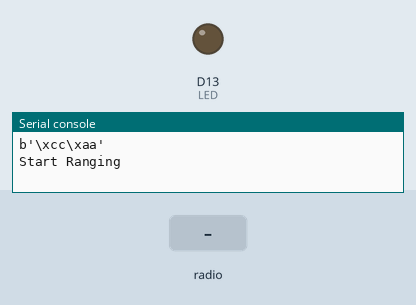
A program run on a simulated CircuitPython board. Parts: output pins drawn as LEDs (lit = HIGH), the last lines printed to the serial console. The test bench sets the inputs (shaded band). No radio messages arrive unless stated (any console line starting 'radio sent:' is added by the test bench).

Above: at 1.2 s.
1.3 s: radio message "1" arrives
At 2.6 s:
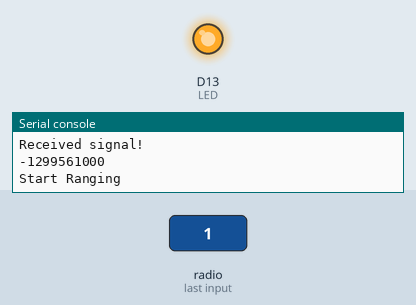
Timing chart, 0 to 6.9 s (numbered marks = the images above; inputs shaded):
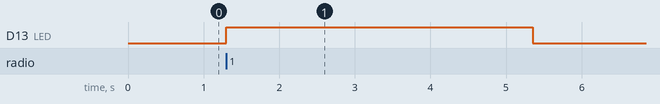

The program:

Ranging_Sending.py
```python
import board
import busio
import digitalio
import time

import adafruit_rfm9x

#####  Initialization  #######
ANTENNA_ATTACHED = True

RADIO_FREQ_MHZ = 433.0
cs = digitalio.DigitalInOut(board.D5)
reset = digitalio.DigitalInOut(board.D6)
spi = busio.SPI(board.SCK, MOSI=board.MOSI, MISO=board.MISO)

LED = digitalio.DigitalInOut(board.D13)
LED.direction = digitalio.Direction.OUTPUT

radio = adafruit_rfm9x.RFM9x(spi, cs, reset, 433.0)

# rfm9x.ack_retries = 2
# rfm9x.ack_wait = 0.5
radio.enable_crc = True
radio.node = 255  # accept all
radio.destination = 255  # send to all
# 5-23, 13 is default. Power of radio signal
radio.tx_power = 13
####  Initialization End #####

################################################

#  finalNode = input("Node destination: ")
finalNode = b'\xcc'  # Destination radio
origNode = b'\xaa'  # Current radio. Changes depending on the radio

# Used for acknowledging a received signal
noSatAck = b'\x00'
yesSatAck = origNode

#Building message to send out
finalMessage = finalNode
finalMessage += origNode
print(finalMessage)

# transmits a signal
while True:
    start = time.monotonic_ns()
    print("Start Ranging")

    radio.send(finalMessage, keep_listening=True)
    listenAgain = True

    while listenAgain:
        response = radio.receive(keep_listening=True, with_header=True, timeout=3)
        listenAgain = False

        if response is not None:
            # receives a repsonse an uses a timer to measure how long the exchange took
            stop = time.monotonic_ns()

            LED.value = True
            print("Received signal!")
            print(start - stop)
        else:
            LED.value = False
            print("No signal in 3 seconds")

    time.sleep(1)
```

Measured:
- after the input at 1.3 s, D13 (LED): LOW → HIGH at once, → LOW 4.1 s later
